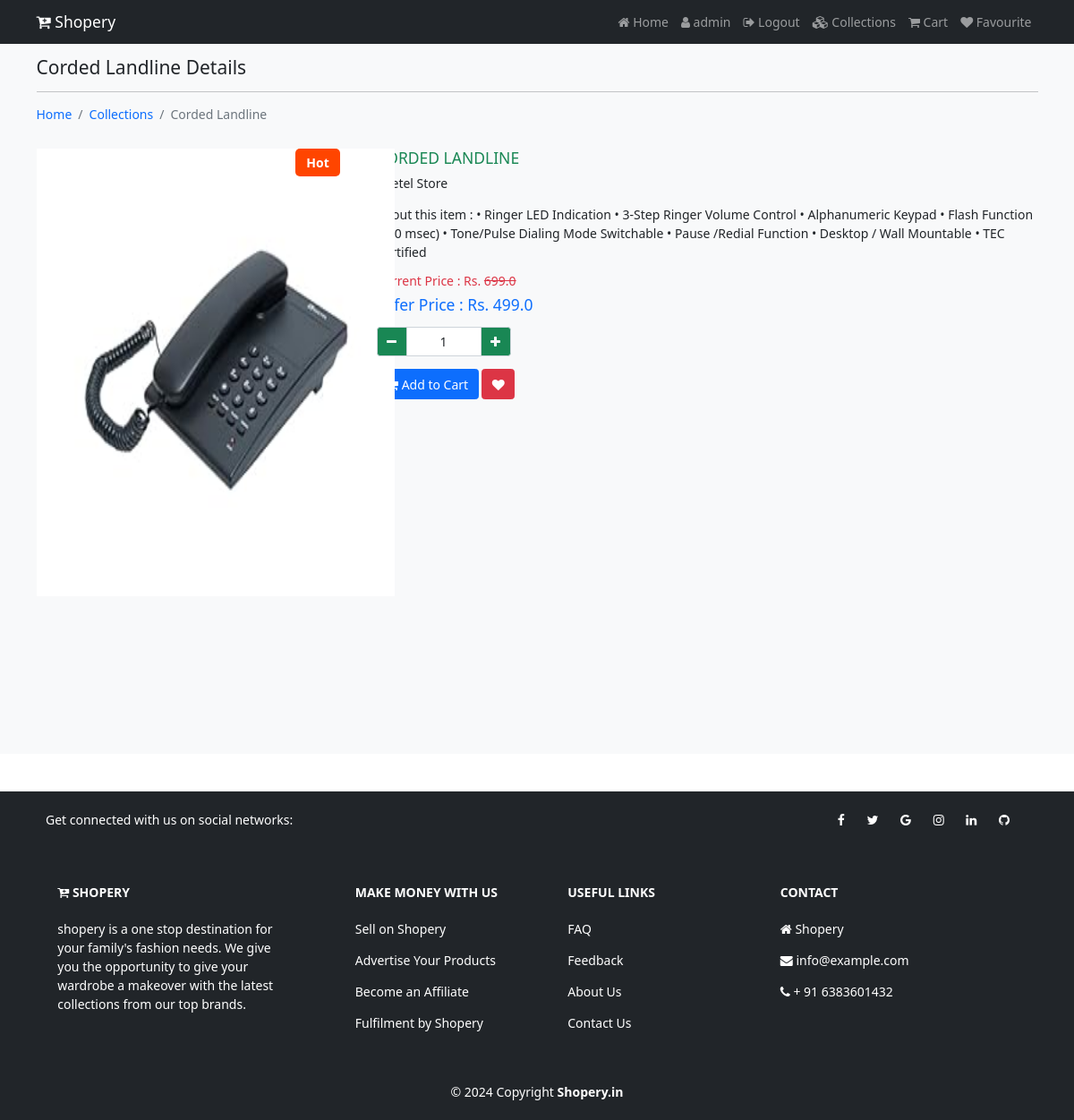
The page /collections/Mobiles/Corded Landline (signed in) on the database its author committed.
### shop/models.py (models this page shows)
class Product(models.Model):
    category=models.ForeignKey(Catagory,on_delete=models.CASCADE)
    name=models.CharField(max_length=150, null = False, blank=False)
    vendor=models.CharField(max_length=150, null = False, blank=False)
    product_image=models.ImageField(upload_to = getFileName, null = True, blank=True)
    quantity=models.IntegerField(null = False, blank=False)
    original_price=models.FloatField(null = False, blank=False)
    selling_price=models.FloatField(null = False, blank=False)
    description=models.TextField(max_length=500, null = False, blank = False)
    status=models.BooleanField(default=False, help_text="0-show, 1-Hidden")
    trending=models.BooleanField(default=False, help_text="0-default, 1-Trending")
    created_at=models.DateTimeField(auto_now_add=True)  # to ack when this category model is created
    def __str__(self):
        return self.name

### shop/views.py (the view)
# urls.py: path('collections/<str:cname>/<str:pname>',views.product_details, name = "product_details" ),
def product_details(request,cname,pname):
    if(Catagory.objects.filter(name=cname,status=0)):
        if(Product.objects.filter(name=pname,status=0)):
            products=Product.objects.filter(name=pname,status=0).first()
            return render(request,"shop/products/product_details.html",{"products":products})
        else:
         messages.error(request,"No such Product Found !")
         return redirect('collections')
    else:
         messages.error(request,"No such Catagory Found !")
         return redirect('collections')

### shop/templates/shop/products/product_details.html (shortened to what this page needs)
{% extends 'shop/layouts/main.html' %}
{% block content %}
<section class="bg-light py-4 my-5" style="min-height:800px;">
    <div class="container">
        <div class="row">
            <div class="col-12">
                <h4 class="mb-3">{{products}} Details</h4>
                <hr style="border-color:#b8bfc2;">
                <nav aria-label="breadcrumb">
                    <ol class="breadcrumb">
                        <li class="breadcrumb-item"><a href="{% url 'home' %}">Home</a></li>
                        <li class="breadcrumb-item"><a
                                href="{% url 'collections' products.category.name %}">Collections</a></li>
                        <li class="breadcrumb-item active" aria-current="page">{{products}}</li>
                    </ol>
                </nav>
            </div>
            <div class="col-4 my-3 pic-box">
                {% if products.trending %}
                <div class="hot">Hot</div>
                {% endif %}
                <img src="{{products.product_image.url}}" class="card-image-top" alt="Products" width="400"
                    height="500">
            </div>
            <div class="col-8 my-3">
                <h5 class="text-success">{{products | upper}}</h5>
                <p>{{products.vendor}}</p>
                <p>{{products.description}}</p>
                <h6 class="my-2 text-danger">Current Price : Rs. <s>{{products.original_price}}</s></h6>
                <h5 class="my-2 text-primary">Offer Price : Rs. {{products.selling_price}}</h6>
                    <div class="my-3">
                        {% if products.quantity > 0 %}
                        <p>
                        <div class="input-group" style="width:150px">
                            <button class="input-group-text bg-success text-light" id="btnMinus"><i
                                    class="fa fa-minus"></i></button>
                            <input type="text" name="qty" id="txtQty" value="1" class="form-control text-center">
                            <button class="input-group-text bg-success text-light" id="btnPlus"><i
                                    class="fa fa-plus"></i></button>
                        </div>
                        </p>
                        <button class="btn btn-primary" id="btnCart"> Add to
                            Cart</button>
                        {% else %}
                        <button class="btn btn-secondary"><i class="fa fa-minus"></i> Out of Stock</button>
                        {% endif %}
                        <button class="btn btn-danger" id="btnFav"><i class="fa fa-heart"></i></button>
                    </div>
            </div>
        </div>
    </div>
</section>
{% endblock content %}

### shop/templates/shop/inc/navbar.html (shortened to what this page needs)
<nav class="navbar navbar-expand-lg navbar-dark  bg-dark fixed-top">
    <div class="container">
      <a class="navbar-brand" href="{% url 'home'%}"><i class="fa fa-cart-plus"></i> Shopery</a>
      <div class="collapse navbar-collapse" id="navbarNavAltMarkup">
        <div class="navbar-nav ms-auto">
          <a class="nav-link " aria-current="page" href="{% url 'home'%}"><i class="fa fa-home"></i> Home</a>
          {% if request.user.is_authenticated %}
            <a class="nav-link" aria-current="page" href="#"><i class="fa fa-user"></i> {{request.user}}</a>
            <a class="nav-link" aria-current="page" href="{% url 'logout' %}"><i class="fa fa-sign-out"></i> Logout</a>
          {% else %}
            <a class="nav-link" href="{% url 'login' %}"><i class="fa fa-sign-in"></i> Login</a>
            <a class="nav-link" href="{% url 'register' %}"><i class="fa fa-users"></i> Register</a>
          {% endif %}
            <a class="nav-link" href="{% url 'collections' %}"><i class="fa fa-cubes"></i> Collections</a>
            <a class="nav-link" href="{% url 'cart' %}"><i class="fa fa-shopping-cart"></i> Cart</a>
            <a class="nav-link" href="{% url 'favviewpage' %}"><i class="fa fa-heart"></i> Favourite</a>
        </div>
      </div>
    </div>
  </nav>

### static/css/style.css (style rules this page uses)
html { font-size: 14px; }
a { text-decoration: none; }
.pic-box { position: relative; }
.hot { background-color: orangered; color: white; width: 50px; text-align: center; font-weight:bold; display: inline; border-radius: 5px; padding: 5px; position: absolute; top: 0; right: 30px; z-index: 10; }

### rows shown on the page
Product: name "Corded Landline", product_image (picture), name "CORDED LANDLINE", vendor "Beetel Store", description "About this item : • Ringer LED Indication • 3-Step Ringer Volume Control • Alphanumeric Keypad • Flash Function (300 msec) • Tone/Pulse Dialing Mode Switchable • Pause /Redial Function • Desktop / Wall Mountable • TEC Certified", original_price "699.0", selling_price "499.0"

### other values the page prints
{{ request.user }} "admin"
